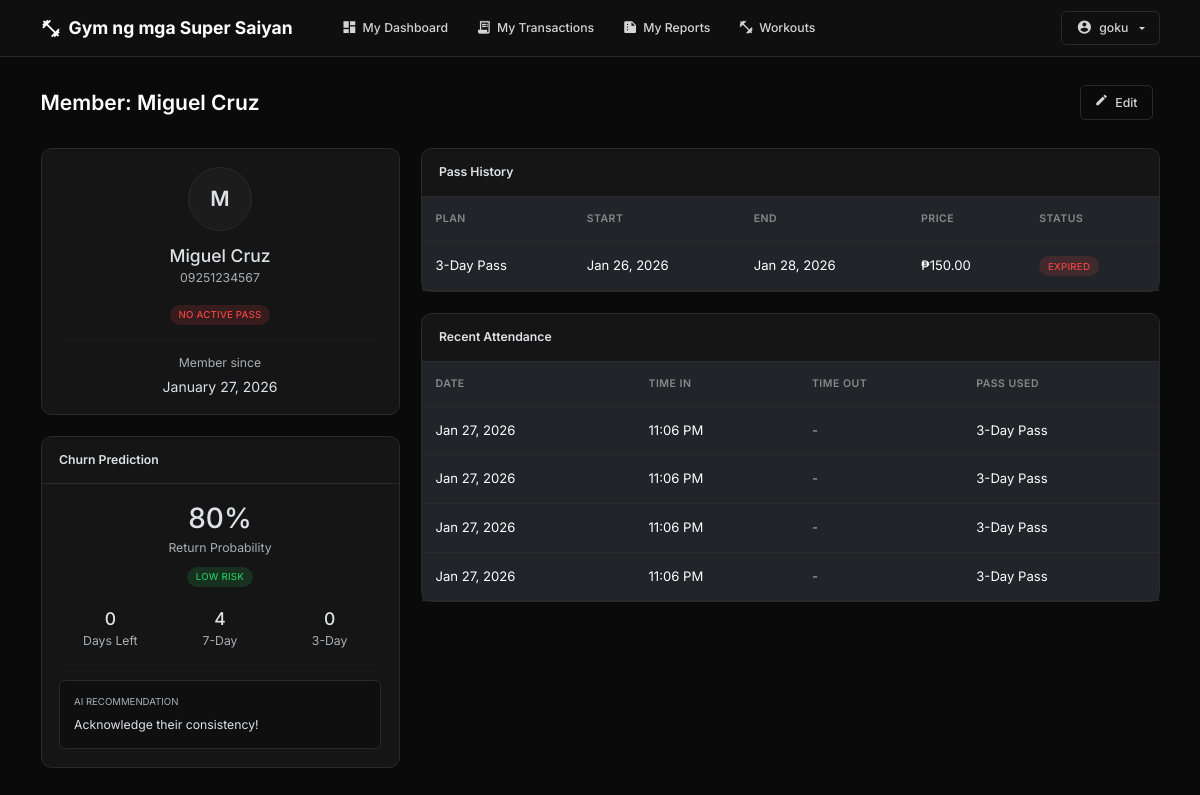
Page /members/9/ (signed in) on the committed database.
### core/models.py (models this page shows, shortened)
class Member(models.Model):
    name = models.CharField(max_length=200)
    phone = models.CharField(max_length=20, blank=True, null=True)
    user = models.OneToOneField(User, on_delete=models.CASCADE, null=True, blank=True)
    created_at = models.DateTimeField(auto_now_add=True)
    class Meta:
        ordering = ['-created_at']
    def get_active_pass(self):
        today = timezone.now().date()
        return self.passes.filter(
            start_date__lte=today,
            end_date__gte=today,
            status='active'
        ).first()
    def has_active_pass(self):
        return self.get_active_pass() is not None

class MembershipPass(models.Model):
    STATUS_CHOICES = [
        ('active', 'Active'),
        ('expired', 'Expired'),
    ]
    member = models.ForeignKey(Member, on_delete=models.CASCADE, related_name='passes')
    membership_plan = models.ForeignKey(MembershipPlan, on_delete=models.PROTECT, related_name='passes')
    start_date = models.DateField()
    end_date = models.DateField()
    price_snapshot = models.DecimalField(max_digits=10, decimal_places=2)
    status = models.CharField(max_length=20, choices=STATUS_CHOICES, default='active')
    created_at = models.DateTimeField(auto_now_add=True)
    class Meta:
        ordering = ['-created_at']
        verbose_name_plural = 'Membership Passes'

class MembershipPlan(models.Model):
    name = models.CharField(max_length=100)
    duration_days = models.IntegerField()
    price = models.DecimalField(max_digits=10, decimal_places=2)
    is_active = models.BooleanField(default=True)
    created_at = models.DateTimeField(auto_now_add=True)
    class Meta:
        ordering = ['duration_days']

class Attendance(models.Model):
    member = models.ForeignKey(Member, on_delete=models.CASCADE, related_name='attendances')
    membership_pass = models.ForeignKey(MembershipPass, on_delete=models.SET_NULL, null=True, blank=True)
    checked_in_at = models.DateTimeField(auto_now_add=True)
    checked_out_at = models.DateTimeField(null=True, blank=True)
    class Meta:
        ordering = ['-checked_in_at']

### core/views.py (the view)
# urls.py: path('members/<int:pk>/', views.member_detail, name='member_detail'),
@login_required
def member_detail(request, pk):
    member = get_object_or_404(Member, pk=pk)
    passes = member.passes.all()
    attendances = member.attendances.all()[:20]
    member_insights = services.generate_member_insights(member)
    context = {
        'member': member,
        'passes': passes,
        'attendances': attendances,
        'insights': member_insights,
        'page_title': f'Member: {member.name}',
    }
    return render(request, 'pages/member_detail.html', context)

### templates/pages/member_detail.html
{% extends 'base.html' %}
{% block page_actions %}
<a href="{% url 'member_edit' member.pk %}" class="btn btn-outline-light me-2">
    <span class="material-icons me-1" style="font-size: 1rem;">edit</span>
    Edit
</a>
{% endblock %}
{% block content %}
<div class="row g-4">
    <div class="col-lg-4">
        <div class="card mb-4 animate-in">
            <div class="card-body text-center">
                <div class="avatar mx-auto mb-3" style="width: 64px; height: 64px; font-size: 1.5rem;">
                    {{ member.name|slice:":1"|upper }}
                </div>
                <h5 class="mb-1">{{ member.name }}</h5>
                <p class="text-muted small mb-3">{{ member.phone|default:"No phone number" }}</p>
                {% if member.has_active_pass %}
                    {% include 'atoms/badge.html' with type="active" text="Active Pass" %}
                {% else %}
                    {% include 'atoms/badge.html' with type="expired" text="No Active Pass" %}
                {% endif %}
                <hr class="my-3" style="border-color: var(--border-color);">
                <p class="text-muted small mb-1">Member since</p>
                <p class="mb-0">{{ member.created_at|date:"F d, Y" }}</p>
            </div>
        </div>
        <div class="card animate-in animate-delay-2">
            <div class="card-header">Churn Prediction</div>
            <div class="card-body">
                <div class="text-center mb-4">
                    <h2 class="mb-1">{{ insights.return_probability|floatformat:0 }}%</h2>
                    <p class="text-muted small mb-2">Return Probability</p>
                    {% if insights.risk_level == 'High' %}
                        {% include 'atoms/badge.html' with type="risk-high" text="High Risk" %}
                    {% elif insights.risk_level == 'Medium' %}
                        {% include 'atoms/badge.html' with type="risk-medium" text="Medium Risk" %}
                    {% else %}
                        {% include 'atoms/badge.html' with type="risk-low" text="Low Risk" %}
                    {% endif %}
                </div>
                <div class="row text-center g-2">
                    <div class="col-4">
                        <h5 class="mb-0">{{ insights.days_left }}</h5>
                        <small class="text-muted">Days Left</small>
                    </div>
                    <div class="col-4">
                        <h5 class="mb-0">{{ insights.attendance_7 }}</h5>
                        <small class="text-muted">7-Day</small>
                    </div>
                    <div class="col-4">
                        <h5 class="mb-0">{{ insights.attendance_3 }}</h5>
                        <small class="text-muted">3-Day</small>
                    </div>
                </div>
                <hr class="my-3" style="border-color: var(--border-color);">
                <div class="p-3 rounded" style="background: var(--bg-secondary); border: 1px solid var(--border-color);">
                    <small class="text-muted text-uppercase d-block mb-2" style="font-size: 0.6875rem;">AI Recommendation</small>
                    <p class="mb-0 small">{{ insights.recommendation }}</p>
                </div>
            </div>
        </div>
    </div>
    <div class="col-lg-8">
        <div class="card mb-4 animate-in animate-delay-1">
            <div class="card-header">Pass History</div>
            <div class="card-body p-0">
                <div class="table-responsive">
                    <table class="table table-hover mb-0">
                        <thead>
                            <tr>
                                <th>Plan</th>
                                <th>Start</th>
                                <th>End</th>
                                <th>Price</th>
                                <th>Status</th>
                            </tr>
                        </thead>
                        <tbody>
                            {% for pass in passes %}
                            <tr>
                                <td>{{ pass.membership_plan.name }}</td>
                                <td>{{ pass.start_date|date:"M d, Y" }}</td>
                                <td>{{ pass.end_date|date:"M d, Y" }}</td>
                                <td>₱{{ pass.price_snapshot }}</td>
                                <td>
                                    {% if pass.status == 'active' %}
                                        {% include 'atoms/badge.html' with type="active" text="Active" %}
                                    {% else %}
                                        {% include 'atoms/badge.html' with type="expired" text="Expired" %}
                                    {% endif %}
                                </td>
                            </tr>
                            {% empty %}
                            <tr>
                                <td colspan="5" class="empty-state py-4">No passes purchased yet</td>
                            </tr>
                            {% endfor %}
                        </tbody>
                    </table>
                </div>
            </div>
        </div>
        <div class="card animate-in animate-delay-2">
            <div class="card-header">Recent Attendance</div>
            <div class="card-body p-0">
                <div class="table-responsive">
                    <table class="table table-hover mb-0">
                        <thead>
                            <tr>
                                <th>Date</th>
                                <th>Time In</th>
                                <th>Time Out</th>
                                <th>Pass Used</th>
                            </tr>
                        </thead>
                        <tbody>
                            {% for attendance in attendances %}
                            <tr>
                                <td>{{ attendance.checked_in_at|date:"M d, Y" }}</td>
                                <td>{{ attendance.checked_in_at|time:"h:i A" }}</td>
                                <td>
                                    {% if attendance.checked_out_at %}
                                        {{ attendance.checked_out_at|time:"h:i A" }}
                                    {% else %}
                                        <span class="text-muted">-</span>
                                    {% endif %}
                                </td>
                                <td>{{ attendance.membership_pass.membership_plan.name }}</td>
                            </tr>
                            {% empty %}
                            <tr>
                                <td colspan="4" class="empty-state py-4">No attendance records yet</td>
                            </tr>
                            {% endfor %}
                        </tbody>
                    </table>
                </div>
            </div>
        </div>
    </div>
</div>
{% endblock %}

### templates/base.html (shortened to what this page needs)
<!DOCTYPE html>
<html lang="en" data-bs-theme="{% if user.settings %}{{ user.settings.theme }}{% elif user.member and user.member.profile %}{{ user.member.profile.theme }}{% else %}dark{% endif %}" class="{% if user.settings %}font-{{ user.settings.font_size }}{% elif user.member and user.member.profile %}font-{{ user.member.profile.font_size }}{% else %}font-medium{% endif %}">
<head>
    <link href="https://cdn.jsdelivr.net/npm/bootstrap@5.3.2/dist/css/bootstrap.min.css" rel="stylesheet">
</head>
<body>
    <nav class="navbar navbar-expand-lg sticky-top">
        <div class="container">
            <a class="navbar-brand" href="{% url 'dashboard' %}">
                <span class="material-icons">fitness_center</span>
                Gym ng mga Super Saiyan
            </a>
            <div class="collapse navbar-collapse" id="navbarNav">
                <ul class="navbar-nav me-auto ms-4">
                    {% if user.member %}
                    <li class="nav-item">
                        <a class="nav-link {% if request.resolver_match.url_name == 'customer_dashboard' %}active{% endif %}" href="{% url 'customer_dashboard' %}">
                            <span class="material-icons">dashboard</span>
                            My Dashboard
                        </a>
                    </li>
                    <li class="nav-item">
                        <a class="nav-link {% if request.resolver_match.url_name == 'customer_transactions' %}active{% endif %}" href="{% url 'customer_transactions' %}">
                            <span class="material-icons">receipt_long</span>
                            My Transactions
                        </a>
                    </li>
                    <li class="nav-item">
                        <a class="nav-link {% if request.resolver_match.url_name == 'customer_reports' %}active{% endif %}" href="{% url 'customer_reports' %}">
                            <span class="material-icons">summarize</span>
                            My Reports
                        </a>
                    </li>
                    <li class="nav-item">
                        <a class="nav-link {% if 'my-workouts' in request.path %}active{% endif %}" href="{% url 'workout_library' %}">
                            <span class="material-icons">fitness_center</span>
                            Workouts
                        </a>
                    </li>
                    {% endif %}
                </ul>
                <div class="dropdown">
                    <button class="btn btn-outline-light dropdown-toggle d-flex align-items-center gap-2" type="button" data-bs-toggle="dropdown">
                        <span class="material-icons" style="font-size: 1.125rem;">account_circle</span>
                        {{ user.username|default:"Admin" }}
                    </button>
                </div>
            </div>
        </div>
    </nav>
    <main class="main-content" id="main-content">
        <div class="container">
            <div class="page-header d-flex justify-content-between align-items-center">
                <h1>{{ page_title|default:"Dashboard" }}</h1>
                <div>{% block page_actions %}{% endblock %}</div>
            </div>
            {% block content %}{% endblock %}
        </div>
    </main>
    <link href="https://cdn.jsdelivr.net/npm/tom-select@2.3.1/dist/css/tom-select.bootstrap5.min.css" rel="stylesheet">
    <div class="toast-container position-fixed bottom-0 end-0 p-3">
    </div>
</body>
</html>

### templates/atoms/badge.html
<span class="badge badge-{{ type }}">{{ text }}</span>

### rows in the picture
Member: name "M", name "Miguel Cruz", phone "09251234567", created_at "January 27, 2026"
MembershipPass: membership_plan.name "3-Day Pass", start_date "Jan 26, 2026", end_date "Jan 28, 2026", price_snapshot "150.00", status "EXPIRED"
Attendance: checked_in_at "Jan 27, 2026", checked_in_at "11:06 PM", membership_pass.membership_plan.name "3-Day Pass"
Attendance: checked_in_at "Jan 27, 2026", checked_in_at "11:06 PM", membership_pass.membership_plan.name "3-Day Pass"
Attendance: checked_in_at "Jan 27, 2026", checked_in_at "11:06 PM", membership_pass.membership_plan.name "3-Day Pass"
Attendance: checked_in_at "Jan 27, 2026", checked_in_at "11:06 PM", membership_pass.membership_plan.name "3-Day Pass"

### other values in the picture
{{ user.username|default:"Admin" }} "goku"
{{ page_title|default:"Dashboard" }} "Member: Miguel Cruz"
{{ text }} "NO ACTIVE PASS LOW RISK"
{{ insights.return_probability|floatformat:0 }} "80"
{{ insights.days_left }} "0"
{{ insights.attendance_7 }} "4"
{{ insights.attendance_3 }} "0"
{{ insights.recommendation }} "Acknowledge their consistency!"
